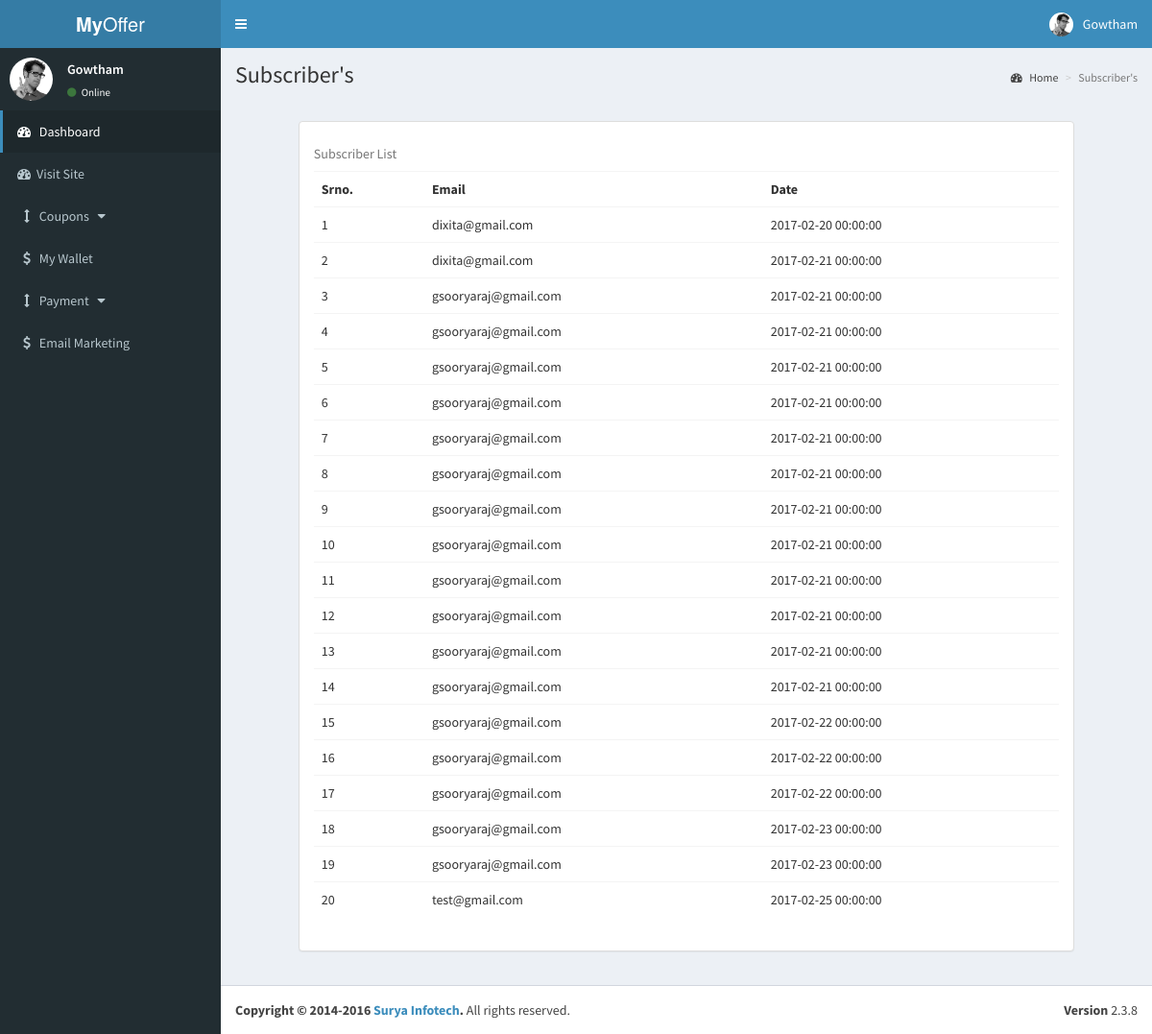
The app's page /company/subscrib.php (signed in) with its own data.
### tables this page shows
CREATE TABLE `subscriber` (
  `id` int(11) NOT NULL,
  `email` varchar(100) NOT NULL,
  `CreatedAt` datetime NOT NULL,
  `isdeleted` int(2) NOT NULL DEFAULT '0'
);

### company/subscrib.php (the view, shortened to what this page needs)
<?php
include "header.php";
include "sidebar.php";
$query="select * from Subscriber where isdeleted='0'";
$result=mysqli_query($con,$query);
?>
  <div class="content-wrapper">
    <section class="content-header">
      <h1>
     	Subscriber's
      </h1>
      <ol class="breadcrumb">
        <li><a href="#"><i class="fa fa-dashboard"></i> Home</a></li>
        <li class="active">Subscriber's </li>
      </ol>
    </section>
  <section class="content">
        <div class="row">
            <div class="col-md-10 page-content col-md-offset-1">
                <div class="inner-box category-content inner-border">
        <div class="row">
                        <div class="col-sm-12">
                    <form name="sentMessage" id="contactForm" novalidate method="post" enctype="multipart/form-data">
                    	 <div class="row">
        <div class="tab-content">
        <div class="tab-pane active" id="exam">
                          <div class="panel panel-default">
                            <div class="panel-body">
                              <form>
                                <table class="table table-hover">
                                  <b><caption>Subscriber List</caption></b>
                                    <tr>
                                      <th>Srno.</th>
                                      <th>Email</th>
                                       <th>Date</th>
                                    </tr>
                                    <?php
                                    $i=1;
									if(mysqli_num_rows($result)>0)
									{
                                   while($rec=mysqli_fetch_assoc($result))
                                    {
                                      echo"<tr>";
                                            echo"<td>".$i."</td>";
                                            echo"<td>".$rec["email"]."</td>";
                                            echo"<td>".$rec["CreatedAt"]."</td>";
                                      echo"</tr>";
									  $i++;
                                      }
                                    }
                                    ?>
                                 </table>
                              </form>
                          </div>
                      </div>
                  </div>
              </div>
          </div>
      </div>
  </div>
</div>
</div>
</div>
</div>
<?php
include "footer.php";
?>

### company/header.php (shortened to what this page needs)
<!DOCTYPE html>
<html>
<head>
  <link rel="stylesheet" href="bootstrap/css/bootstrap.min.css">
  <link rel="stylesheet" href="https://cdnjs.cloudflare.com/ajax/libs/font-awesome/4.5.0/css/font-awesome.min.css">
  <link rel="stylesheet" href="https://cdnjs.cloudflare.com/ajax/libs/ionicons/2.0.1/css/ionicons.min.css">
<link rel="stylesheet" href="plugins/datatables/dataTables.bootstrap.css">
  <link rel="stylesheet" href="dist/css/AdminLTE.min.css">
  <link rel="stylesheet" href="dist/css/skins/_all-skins.min.css">
  <link rel="stylesheet" href="plugins/iCheck/flat/blue.css">
  <link rel="stylesheet" href="plugins/morris/morris.css">
  <link rel="stylesheet" href="plugins/jvectormap/jquery-jvectormap-1.2.2.css">
  <link rel="stylesheet" href="plugins/datepicker/datepicker3.css">
  <link rel="stylesheet" href="plugins/daterangepicker/daterangepicker.css">
  <link rel="stylesheet" href="plugins/bootstrap-wysihtml5/bootstrap3-wysihtml5.min.css">
</head>
<body class="hold-transition skin-blue sidebar-mini">
<div class="wrapper">
  <header class="main-header">
    <a href="home.php" class="logo">
      <span class="logo-lg"><b>My</b>Offer</span>
    </a>
    <nav class="navbar navbar-static-top">
      <a href="#" class="sidebar-toggle" data-toggle="offcanvas" role="button">
      </a>
      <div class="navbar-custom-menu">
        <ul class="nav navbar-nav">
          <li class="dropdown user user-menu">
            <a href="#" class="dropdown-toggle" data-toggle="dropdown">
              <img src="dist/img/user2-160x160.jpg" class="user-image" alt="User Image">
              <span class="hidden-xs"><?php echo ucfirst($_SESSION['fname']); ?></span>
            </a>
          </li>
        </ul>
      </div>
    </nav>
  </header>

### company/sidebar.php (shortened to what this page needs)
<aside class="main-sidebar">
  <section class="sidebar">
    <div class="user-panel">
      <div class="pull-left image">
        <img src="dist/img/user2-160x160.jpg" class="img-circle" alt="User Image">
      </div>
      <div class="pull-left info">
        <p><?php echo ucfirst($_SESSION['fname']); ?></p>
        <a href="#"><i class="fa fa-circle text-success"></i> Online</a>
      </div>
    </div>
    <ul class="sidebar-menu">
      <li class="treeview active">
        <a href="home.php">
          <i class="fa fa-dashboard"></i> <span>Dashboard</span>
        </a>
      </li>
 <li class="treeview">
        <a href="../index.php">
          <i class="fa fa-dashboard"></i><span>Visit Site</span>
        </a>
      </li>
                  <li>
                      <a href="javascript:;" data-toggle="collapse" data-target="#demo1"><i class="fa fa-fw fa-arrows-v"></i> Coupons <i class="fa fa-fw fa-caret-down"></i></a>
                  </li>
                  <li class="">
                      <a href="balance.php"><i class="fa fa-fw fa-dollar"></i> My Wallet</a>
                  </li>
                    <li>
                      <a href="javascript:;" data-toggle="collapse" data-target="#demo2"><i class="fa fa-fw fa-arrows-v"></i> Payment <i class="fa fa-fw fa-caret-down"></i></a>
                  </li>
			  <li class="">
                      <a href="emailmarketing1.php"><i class="fa fa-fw fa-dollar"></i> Email Marketing</a>
                  </li>
            </ul>
  </section>
</aside>

### company/footer.php (shortened to what this page needs)
<footer class="main-footer">
    <div class="pull-right hidden-xs">
      <b>Version</b> 2.3.8
    </div>
    <strong>Copyright &copy; 2014-2016 <a href="http://suryainfotech.net">Surya Infotech</a>.</strong> All rights
    reserved.
  </footer>
</div>
</body>
</html>

### records on screen
subscriber: email "dixita@gmail.com", CreatedAt "2017-02-20 00:00:00"
subscriber: email "dixita@gmail.com", CreatedAt "2017-02-21 00:00:00"
subscriber: email "gsooryaraj@gmail.com", CreatedAt "2017-02-21 00:00:00"
subscriber: email "gsooryaraj@gmail.com", CreatedAt "2017-02-21 00:00:00"
subscriber: email "gsooryaraj@gmail.com", CreatedAt "2017-02-21 00:00:00"
subscriber: email "gsooryaraj@gmail.com", CreatedAt "2017-02-21 00:00:00"
subscriber: email "gsooryaraj@gmail.com", CreatedAt "2017-02-21 00:00:00"
subscriber: email "gsooryaraj@gmail.com", CreatedAt "2017-02-21 00:00:00"
subscriber: email "gsooryaraj@gmail.com", CreatedAt "2017-02-21 00:00:00"
subscriber: email "gsooryaraj@gmail.com", CreatedAt "2017-02-21 00:00:00"
subscriber: email "gsooryaraj@gmail.com", CreatedAt "2017-02-21 00:00:00"
subscriber: email "gsooryaraj@gmail.com", CreatedAt "2017-02-21 00:00:00"
subscriber: email "gsooryaraj@gmail.com", CreatedAt "2017-02-21 00:00:00"
subscriber: email "gsooryaraj@gmail.com", CreatedAt "2017-02-21 00:00:00"
subscriber: email "gsooryaraj@gmail.com", CreatedAt "2017-02-22 00:00:00"
subscriber: email "gsooryaraj@gmail.com", CreatedAt "2017-02-22 00:00:00"
subscriber: email "gsooryaraj@gmail.com", CreatedAt "2017-02-22 00:00:00"
subscriber: email "gsooryaraj@gmail.com", CreatedAt "2017-02-23 00:00:00"
subscriber: email "gsooryaraj@gmail.com", CreatedAt "2017-02-23 00:00:00"
subscriber: email "test@gmail.com", CreatedAt "2017-02-25 00:00:00"

### other values on screen
$_SESSION['fname'] "Gowtham"
